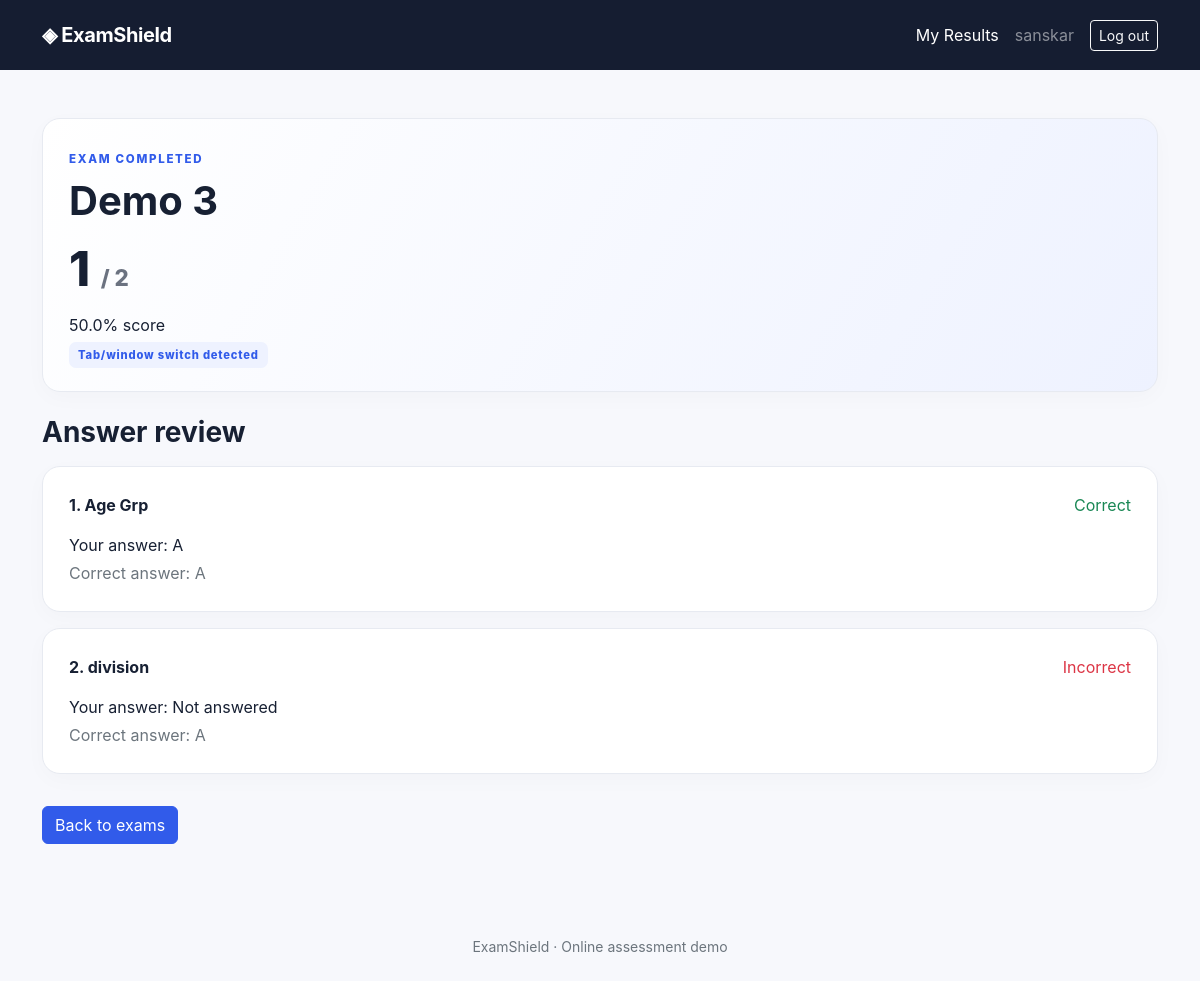
The app's page /result/11/ (signed in) with its own data.
### exams/models.py (models this page shows, shortened)
class Attempt(models.Model):
    REASONS = [("submitted","Submitted by student"),("timeout","Time expired"),("tab_switch","Tab/window switch detected")]
    student = models.ForeignKey(settings.AUTH_USER_MODEL, on_delete=models.CASCADE)
    exam = models.ForeignKey(Exam, on_delete=models.CASCADE)
    started_at = models.DateTimeField(default=timezone.now)
    submitted_at = models.DateTimeField(null=True, blank=True)
    reason = models.CharField(max_length=20, choices=REASONS, default="submitted")
    score = models.PositiveIntegerField(default=0)
    total_marks = models.PositiveIntegerField(default=0)
    is_submitted = models.BooleanField(default=False)
    class Meta: ordering = ["-started_at"]
    @property
    def percentage(self):
        return round(self.score * 100 / self.total_marks, 1) if self.total_marks else 0

class Exam(models.Model):
    title = models.CharField(max_length=180)
    description = models.TextField(blank=True)
    duration_minutes = models.PositiveIntegerField(default=30)
    is_published = models.BooleanField(default=False)
    created_at = models.DateTimeField(auto_now_add=True)

class Answer(models.Model):
    attempt = models.ForeignKey(Attempt, related_name="answers", on_delete=models.CASCADE)
    question = models.ForeignKey(Question, on_delete=models.CASCADE)
    selected_option = models.CharField(max_length=1, blank=True)
    is_correct = models.BooleanField(default=False)
    marks_awarded = models.PositiveIntegerField(default=0)
    class Meta: unique_together = ("attempt", "question")

class Question(models.Model):
    exam = models.ForeignKey(Exam, related_name="questions", on_delete=models.CASCADE)
    text = models.TextField()
    option_a = models.CharField(max_length=300)
    option_b = models.CharField(max_length=300)
    option_c = models.CharField(max_length=300)
    option_d = models.CharField(max_length=300)
    correct_option = models.CharField(max_length=1, choices=[("A","A"),("B","B"),("C","C"),("D","D")])
    marks = models.PositiveIntegerField(default=1)
    order = models.PositiveIntegerField(default=0)
    class Meta: ordering = ["order", "id"]

### exams/views.py (the view)
# urls.py: path("result/<int:attempt_id>/", views.result_detail, name="result_detail"),
@login_required
def result_detail(request, attempt_id):
    attempt = get_object_or_404(Attempt.objects.select_related("exam"), id=attempt_id, student=request.user, is_submitted=True)
    answers = attempt.answers.select_related("question")
    return render(request, "exams/result_detail.html", {"attempt": attempt, "answers": answers})

### templates/exams/result_detail.html
{% extends "base.html" %}{% block title %}Result · ExamShield{% endblock %}{% block content %}
<div class="result-hero mb-4"><span class="eyebrow">EXAM COMPLETED</span><h1 class="fw-bold mt-2">{{ attempt.exam.title }}</h1><div class="score">{{ attempt.score }} <span>/ {{ attempt.total_marks }}</span></div><p class="mb-1">{{ attempt.percentage }}% score</p><span class="tag">{{ attempt.get_reason_display }}</span></div>
<h3 class="fw-bold mb-3">Answer review</h3>{% for a in answers %}<div class="question-card mb-3"><div class="d-flex justify-content-between"><b>{{ forloop.counter }}. {{ a.question.text }}</b>{% if a.is_correct %}<span class="text-success">Correct</span>{% else %}<span class="text-danger">Incorrect</span>{% endif %}</div><p class="mt-3 mb-1">Your answer: {{ a.selected_option|default:"Not answered" }}</p><p class="text-secondary mb-0">Correct answer: {{ a.question.correct_option }}</p></div>{% endfor %}
<a class="btn btn-primary mt-3" href="/">Back to exams</a>{% endblock %}

### templates/base.html (shortened to what this page needs)
<!doctype html>
<html lang="en"><head><meta charset="utf-8"><meta name="viewport" content="width=device-width, initial-scale=1">
<link href="https://cdn.jsdelivr.net/npm/bootstrap@5.3.3/dist/css/bootstrap.min.css" rel="stylesheet">
<link href="/static/css/site.css" rel="stylesheet"></head>
<body><nav class="navbar navbar-expand-lg navbar-dark topbar"><div class="container"><a class="navbar-brand fw-bold" href="/">◈ ExamShield</a><div class="ms-auto d-flex gap-3 align-items-center">
{% if user.is_authenticated %}<a href="/results/" class="nav-link text-white">My Results</a><span class="text-white-50">{{ user.username }}</span><form method="post" action="/accounts/logout/">{% csrf_token %}<button class="btn btn-sm btn-outline-light">Log out</button></form>{% else %}<a class="btn btn-sm btn-light" href="/accounts/login/">Student Login</a>{% endif %}
</div></div></nav>
<main class="container py-5">{% if messages %}{% for message in messages %}<div class="alert alert-info">{{ message }}</div>{% endfor %}{% endif %}{% block content %}{% endblock %}</main>
<footer class="text-center text-secondary py-4 small">ExamShield · Online assessment demo</footer></body></html>

### static/css/site.css (style rules this page uses)
:root { --ink:#172033;--muted:#6b7280;--blue:#315bea;--line:#e7eaf1;--soft:#f5f7fc }
body { background:#f7f8fc;color:var(--ink);font-family:Inter,ui-sans-serif,system-ui,-apple-system,"Segoe UI",sans-serif }
.topbar { background:#151d31;padding:15px 0 }
.navbar-brand { letter-spacing:-.4px }
.eyebrow { font-size:.72rem;letter-spacing:1.7px;color:var(--blue);font-weight:800 }
.exam-card,.question-card,.auth-card,.result-hero { background:#fff;border:1px solid var(--line);border-radius:18px;padding:26px;box-shadow:0 6px 22px #17203306 }
.btn-primary { background:var(--blue);border-color:var(--blue) }
.tag { font-size:.7rem;font-weight:800;letter-spacing:.8px;color:#315bea;background:#eef2ff;padding:6px 9px;border-radius:7px }
.result-hero { background:linear-gradient(120deg,#fff,#eef2ff) }
.score { font-size:3rem;font-weight:850;margin:8px 0 }
.score span { font-size:1.4rem;color:var(--muted) }
footer { margin-top:20px }

### records on screen
Attempt: exam "Demo 3", score "1", total_marks "2", percentage "50.0", reason "Tab/window switch detected"
Answer: question.text "Age Grp", is_correct "Correct", selected_option "A", question.correct_option "A"
Answer: question.text "division", is_correct "Incorrect", selected_option "Not answered", question.correct_option "A"

### other values on screen
{{ user.username }} "sanskar"
